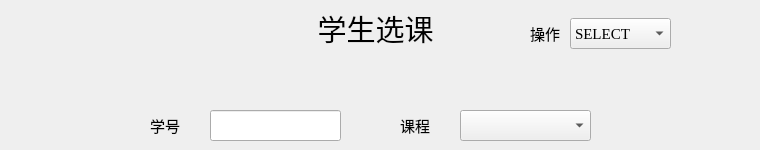
    <widget class="QWidget" name="page_sc">
     <widget class="QLabel" name="label_sc">
      <property name="geometry">
       <rect>
        <x>0</x>
        <y>3</y>
        <width>751</width>
        <height>51</height>
       </rect>
      </property>
      <property name="font">
       <font>
        <family>Microsoft YaHei UI</family>
        <pointsize>22</pointsize>
        <weight>50</weight>
        <bold>false</bold>
       </font>
      </property>
      <property name="text">
       <string>学生选课</string>
      </property>
      <property name="alignment">
       <set>Qt::AlignCenter</set>
      </property>
     </widget>
     <widget class="QComboBox" name="comboBox_sc">
      <property name="geometry">
       <rect>
        <x>570</x>
        <y>18</y>
        <width>101</width>
        <height>31</height>
       </rect>
      </property>
      <property name="font">
       <font>
        <family>Times New Roman</family>
        <pointsize>11</pointsize>
       </font>
      </property>
      <item>
       <property name="text">
        <string>SELECT</string>
       </property>
      </item>
      <item>
       <property name="text">
        <string>INSERT</string>
       </property>
      </item>
      <item>
       <property name="text">
        <string>DELETE</string>
       </property>
      </item>
     </widget>
     <widget class="QLabel" name="label_sc_combo">
      <property name="geometry">
       <rect>
        <x>530</x>
        <y>23</y>
        <width>41</width>
        <height>21</height>
       </rect>
      </property>
      <property name="font">
       <font>
        <family>Microsoft YaHei UI</family>
        <pointsize>11</pointsize>
       </font>
      </property>
      <property name="text">
       <string>操作</string>
      </property>
     </widget>
     <widget class="QLabel" name="label_scsid">
      <property name="geometry">
       <rect>
        <x>150</x>
        <y>110</y>
        <width>41</width>
        <height>31</height>
       </rect>
      </property>
      <property name="font">
       <font>
        <family>Microsoft YaHei UI</family>
        <pointsize>11</pointsize>
       </font>
      </property>
      <property name="text">
       <string>学号</string>
      </property>
     </widget>
     <widget class="QLabel" name="label_sccid">
      <property name="geometry">
       <rect>
        <x>400</x>
        <y>110</y>
        <width>41</width>
        <height>31</height>
       </rect>
      </property>
      <property name="font">
       <font>
        <family>Microsoft YaHei UI</family>
        <pointsize>11</pointsize>
       </font>
      </property>
      <property name="text">
       <string>课程</string>
      </property>
     </widget>
     <widget class="QLineEdit" name="lineEdit_scsid">
      <property name="geometry">
       <rect>
        <x>210</x>
        <y>110</y>
        <width>131</width>
        <height>31</height>
       </rect>
      </property>
     </widget>
     <widget class="QComboBox" name="comboBox_sccid">
      <property name="geometry">
       <rect>
        <x>460</x>
        <y>110</y>
        <width>131</width>
        <height>31</height>
       </rect>
      </property>
      <property name="font">
       <font>
        <family>Times New Roman</family>
        <pointsize>11</pointsize>
       </font>
      </property>
     </widget>
    </widget>
